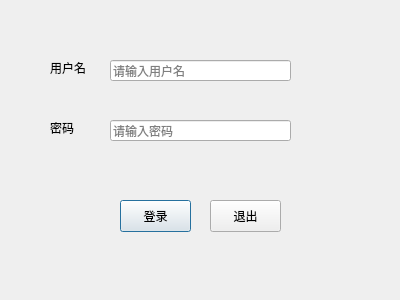
<?xml version="1.0" encoding="UTF-8"?>
<ui version="4.0">
 <class>Logindlg</class>
 <widget class="QDialog" name="Logindlg">
  <property name="geometry">
   <rect>
    <x>0</x>
    <y>0</y>
    <width>400</width>
    <height>300</height>
   </rect>
  </property>
  <property name="windowTitle">
   <string>Dialog</string>
  </property>
  <widget class="QPushButton" name="loginBtn">
   <property name="geometry">
    <rect>
     <x>120</x>
     <y>200</y>
     <width>71</width>
     <height>32</height>
    </rect>
   </property>
   <property name="text">
    <string>登录</string>
   </property>
  </widget>
  <widget class="QLabel" name="label">
   <property name="geometry">
    <rect>
     <x>50</x>
     <y>60</y>
     <width>60</width>
     <height>16</height>
    </rect>
   </property>
   <property name="text">
    <string>用户名</string>
   </property>
  </widget>
  <widget class="QLabel" name="label_2">
   <property name="geometry">
    <rect>
     <x>50</x>
     <y>120</y>
     <width>60</width>
     <height>16</height>
    </rect>
   </property>
   <property name="text">
    <string>密码</string>
   </property>
  </widget>
  <widget class="QLineEdit" name="userLineEdit">
   <property name="geometry">
    <rect>
     <x>110</x>
     <y>60</y>
     <width>181</width>
     <height>21</height>
    </rect>
   </property>
   <property name="placeholderText">
    <string>请输入用户名</string>
   </property>
  </widget>
  <widget class="QLineEdit" name="pwdLineEdit">
   <property name="geometry">
    <rect>
     <x>110</x>
     <y>120</y>
     <width>181</width>
     <height>21</height>
    </rect>
   </property>
   <property name="echoMode">
    <enum>QLineEdit::Password</enum>
   </property>
   <property name="placeholderText">
    <string>请输入密码</string>
   </property>
  </widget>
  <widget class="QPushButton" name="exitBtn">
   <property name="geometry">
    <rect>
     <x>210</x>
     <y>200</y>
     <width>71</width>
     <height>32</height>
    </rect>
   </property>
   <property name="text">
    <string>退出</string>
   </property>
  </widget>
 </widget>
 <resources/>
 <connections>
  <connection>
   <sender>exitBtn</sender>
   <signal>clicked()</signal>
   <receiver>Logindlg</receiver>
   <slot>close()</slot>
   <hints>
    <hint type="sourcelabel">
     <x>245</x>
     <y>215</y>
    </hint>
    <hint type="destinationlabel">
     <x>232</x>
     <y>184</y>
    </hint>
   </hints>
  </connection>
 </connections>
</ui>
